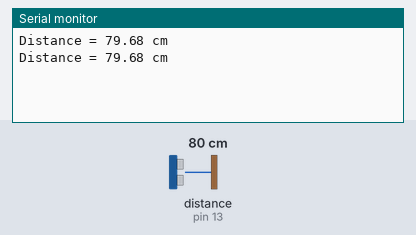
A sketch run on a simulated Arduino Uno, built with avr-gcc and run on an emulated ATmega328P. Shown: the last lines printed to the serial monitor. Wiring (inferred from the names in the program): ultrasonic range finder: trigger pin 10; echo pin 13. The test bench sets the inputs (shaded band); at power-on: distance to the obstacle (sensor on pin 13) 80 cm. The echo pulse lasts 58.3 µs per cm.

Above: at 1.8 s.
1.9 s: distance to the obstacle (sensor on pin 13) set to 4 cm
At 2.8 s:
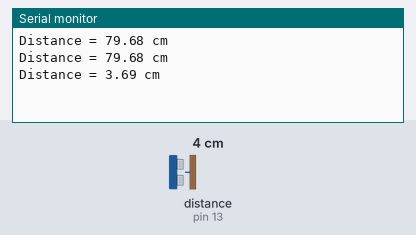
3.4 s: distance to the obstacle (sensor on pin 13) set to 2 cm
At 4.5 s:
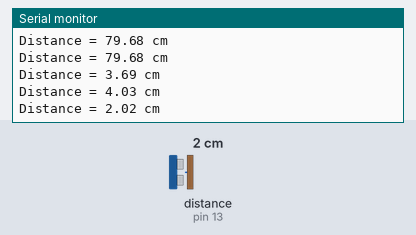
Timing chart, 0 to 6.4 s (numbered marks = the images above; inputs shaded):
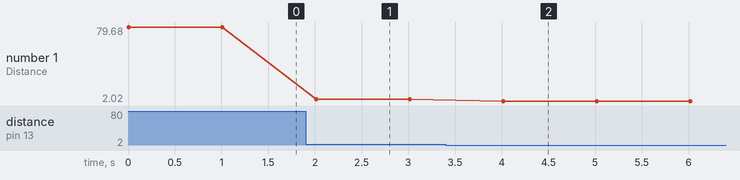

Measured:
- after the input at 1.9 s, the serial monitor: prints a new line after 0.11 s (image 1)
- after the input at 3.4 s, the serial monitor: prints a new line after 0.61 s (image 2)
- plotted number 1: 79.68 → 4.03 after the input at 1.9 s, 4.03 → 2.02 after the input at 3.4 s

The sketch:

sketch_hcsr04_basic_usage.ino
```cpp
/*
 * HC-SR04 Basic Usage
 * Testing functions of HC-SR04 Ultrasonic Range Finder
 * Displays results on Serial Monitor
 *
 * Paulo RT Valle
 * http://yvrca.com
 */

#define trigPin 10
#define echoPin 13

float duration, distance;

void setup() {
  Serial.begin (9600);
  pinMode(trigPin, OUTPUT);
  pinMode(echoPin, INPUT);
}

void loop() {

  // Write a 10 microseconds pulse to the HC-SR04 Trigger Pin
  digitalWrite(trigPin, LOW);
  delayMicroseconds(2);
  digitalWrite(trigPin, HIGH);
  delayMicroseconds(10);
  digitalWrite(trigPin, LOW);

  // Measure the response from the HC-SR04 Echo Pin
  duration = pulseIn(echoPin, HIGH);

  // Determine distance from duration
  // Speed of sound is 343 metres per second
  distance = (duration / 2) * 0.0343;

  // Print result on Serial Monitor
  Serial.print("Distance = ");
  if (distance >= 400 || distance <= 2){
    Serial.println("Out of range");
  } else {
    Serial.print(distance);
    Serial.println(" cm");
  }

  // Wait for the next reading
  delay(1000);
}
```
